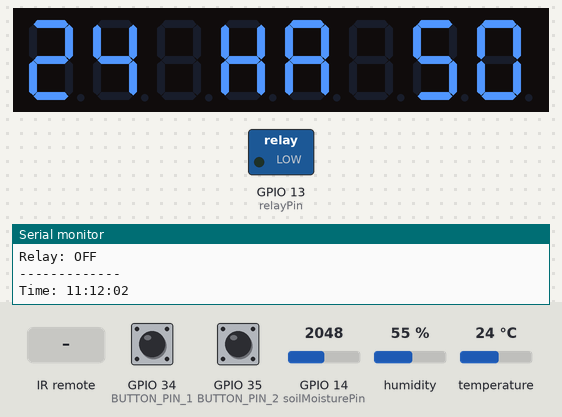
The sketch below on a simulated ESP32. Parts: 8-digit seven-segment display, switched loads named in the sketch (green lamp = pin HIGH), the last lines printed to the serial monitor. Inputs (shaded band) come from the test bench; at power-on: GPIO 35 (BUTTON_PIN_2) HIGH, GPIO 14 (soilMoisturePin) = 2048, GPIO 34 (BUTTON_PIN_1) HIGH, humidity 55 %, temperature 24 °C. EEPROM starts erased.

Above: at 3.2 s.
3.3 s: GPIO 35 (BUTTON_PIN_2) pulled LOW for 0.15 s
At 4.2 s:
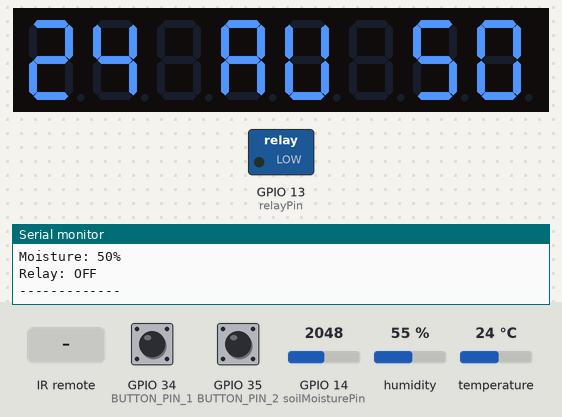
4.9 s: infrared code 0xB946FF00 received
At 5.6 s:
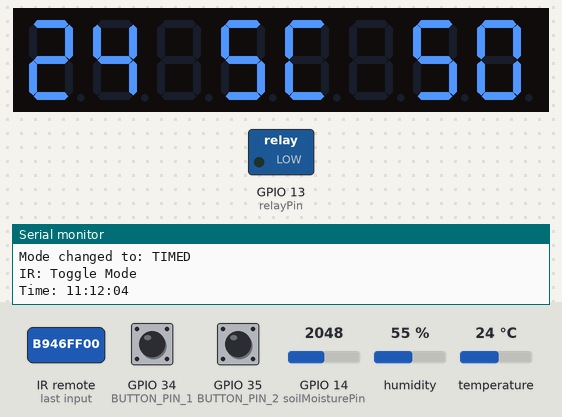
6.4 s: GPIO 14 (soilMoisturePin) set to 43
At 7.6 s:
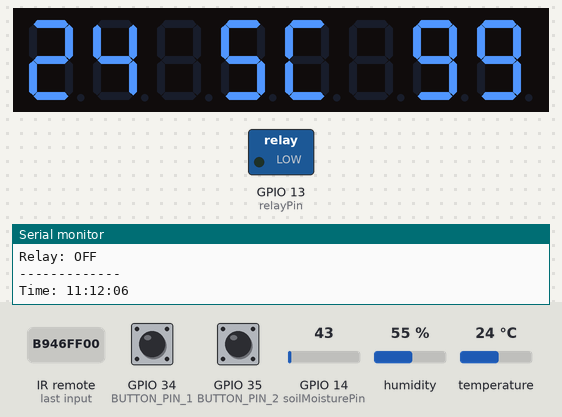
7.9 s: GPIO 14 (soilMoisturePin) set to 37
At 9.1 s:
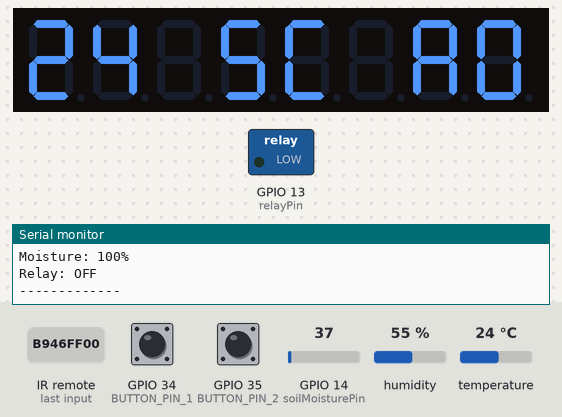
9.4 s: GPIO 35 (BUTTON_PIN_2) pulled LOW for 1 s
At 10.5 s:
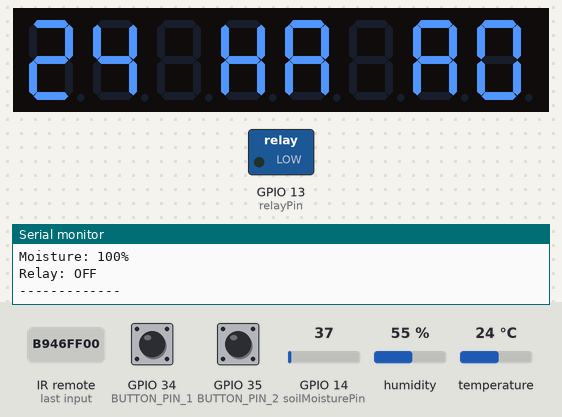
11.9 s: GPIO 35 (BUTTON_PIN_2) pulled LOW for 0.15 s
At 12.7 s:
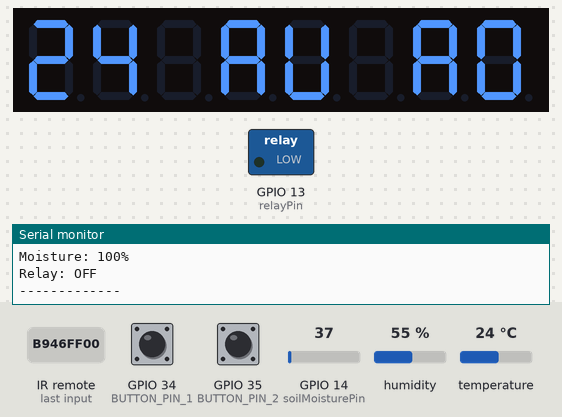
Timing chart, 0 to 14.5 s (numbered marks = the images above; inputs shaded):
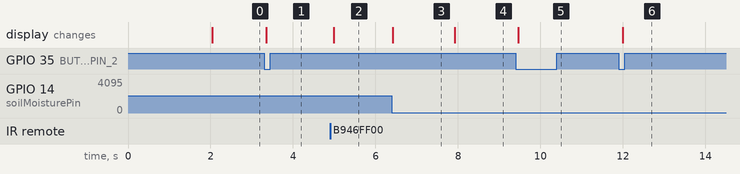

The sketch:

Doan1.ino
```cpp
#include <LedControl.h>
#include <IRremote.hpp>  // Sử dụng .hpp cho phiên bản mới
#include <DHT.h>
#include <EEPROM.h>

// Định nghĩa chân kết nối với module MAX7219
const int DATA_IN = 23;    // Chân DIN
const int LOAD = 18;       // Chân LOAD
const int CLK = 15;        // Chân CLK

// Định nghĩa số lượng module LED 7 đoạn
const int NUM_DEVICES = 1;  // Sử dụng một module LED 7 đoạn với 8 LED

// Khởi tạo đối tượng LedControl (DATA_IN, LOAD, CLK, số lượng module)
LedControl lc = LedControl(DATA_IN, CLK, LOAD, NUM_DEVICES);

// Định nghĩa chân cảm biến độ ẩm đất
const int soilMoisturePin = 14; // ESP32 chân ADC (chân D34)

// Định nghĩa chân điều khiển relay
const int relayPin = 13;  // Chân D13 của ESP32 điều khiển relay

// Khai báo IR Receiver
const int recv_pin = 4;  // Chân ESP32 kết nối với IR receiver
IRrecv irrecv(recv_pin);
decode_results results;

// Định nghĩa cảm biến DHT11
#define DHTPIN 5       // Chân của DHT11
#define DHTTYPE DHT11  // Định nghĩa loại cảm biến là DHT11
DHT dht(DHTPIN, DHTTYPE);  // Khởi tạo đối tượng DHT

// Các chế độ
enum Mode { MANUAL, AUTOMATIC, TIMED };
Mode currentMode = MANUAL;  // Mặc định là chế độ thủ công

unsigned long lastDebounceTime = 0;
unsigned long debounceDelay = 200;  // Tăng thời gian debounce lên 200ms
bool relayStatus = false; // Trạng thái của relay (máy bơm)

// Định nghĩa chân nút nhấn
const int BUTTON_PIN_1 = 34;  // Nút nhấn bật/tắt relay
const int BUTTON_PIN_2 = 35;  // Nút nhấn đổi chế độ

// Biến theo dõi trạng thái đã thay đổi
Mode previousMode = MANUAL;
bool previousRelayStatus = false;
int previousMoisture = -1;  // Thêm biến theo dõi độ ẩm trước đó
int previousTemperature = -1;  // Biến theo dõi nhiệt độ trước đó
bool previousButton1State = HIGH;
bool previousButton2State = HIGH;

// Biến thời gian để kiểm soát việc in và cập nhật display
unsigned long lastPrintTime = 0;
unsigned long lastDisplayUpdate = 0;
const unsigned long printInterval = 2000;  // In thông tin mỗi 2 giây
const unsigned long displayUpdateInterval = 500; // Cập nhật display mỗi 500ms

// Các biến cho đồng hồ phần mềm
unsigned long previousMillis = 0; // Để theo dõi thời gian đã trôi qua
unsigned long interval = 1000;    // Mỗi giây (1000 ms)
int currentHour = 11;             // Giờ bắt đầu (ví dụ 10h AM)
int currentMinute = 46;            // Phút bắt đầu
int currentSecond = 0;            // Giây bắt đầu

// Thời gian giới hạn 60 phút
unsigned long demoDuration = 3600000; // 60 phút (3600000 ms)
unsigned long demoStartTime = 0;

void setup() {
  Serial.begin(115200);
  delay(2000);  // Đợi Serial khởi động

  // Khởi tạo EEPROM
  EEPROM.begin(512);  // Kích thước EEPROM, có thể thay đổi tùy theo nhu cầu

  // Đọc thời gian từ EEPROM
  currentHour = EEPROM.read(0);    // Đọc giờ từ EEPROM
  currentMinute = EEPROM.read(1);  // Đọc phút từ EEPROM
  currentSecond = EEPROM.read(2);  // Đọc giây từ EEPROM

  // Nếu thời gian chưa được lưu (ví dụ lần đầu chạy), sử dụng giá trị mặc định
  if (currentHour == 255) currentHour =11;  // Giá trị mặc định 15 (3 PM)
  if (currentMinute == 255) currentMinute = 12;
  if (currentSecond == 255) currentSecond = 0;

  Serial.print("Time loaded from EEPROM: ");
  Serial.print(currentHour);
  Serial.print(":");
  Serial.print(currentMinute);
  Serial.print(":");
  Serial.println(currentSecond);

  Serial.println("=== ESP32 Irrigation System Starting ===");

  // Khởi tạo IR receiver
  IrReceiver.begin(recv_pin, false);  // false = tắt LED feedback
  Serial.println("IR Receiver initialized");

  // Khởi tạo các module LedControl
  lc.shutdown(0, false);  // Bật module LED
  lc.setIntensity(0, 8);   // Cài đặt độ sáng (0-15)
  lc.clearDisplay(0);      // Xóa màn hình
  Serial.println("LED Control initialized");

  // Khởi tạo relay
  pinMode(relayPin, OUTPUT);
  digitalWrite(relayPin, LOW);  // Tắt relay (máy bơm)
  Serial.println("Relay initialized - OFF");

  // Khởi tạo DHT11
  dht.begin();

  // Khởi tạo nút nhấn
  pinMode(BUTTON_PIN_1, INPUT_PULLUP);  // Nút nhấn bật/tắt relay
  pinMode(BUTTON_PIN_2, INPUT_PULLUP);  // Nút nhấn đổi chế độ
  Serial.println("Buttons initialized");

  Serial.println("System ready!");
  Serial.println("=====================================");

  // Lưu thời gian bắt đầu demo
  demoStartTime = millis();

  // Hiển thị ban đầu
  updateDisplay();
}

void loop() {
  unsigned long currentMillis = millis();  // Lấy thời gian hiện tại (milisecond từ khi khởi động)

  // Kiểm tra nếu đã vượt quá 60 phút
  if (currentMillis - demoStartTime >= demoDuration) {
    Serial.println("Demo time is over (60 minutes)");
    // Bạn có thể dừng hệ thống hoặc thực hiện hành động khác khi hết thời gian demo
    return; // Dừng lại sau khi 60 phút
  }

  // Kiểm tra tín hiệu từ remote IR
  if (IrReceiver.decode()) {
    uint32_t decCode = IrReceiver.decodedIRData.decodedRawData;

    // Chỉ xử lý nếu không phải tín hiệu repeat
    if (!(IrReceiver.decodedIRData.flags & IRDATA_FLAGS_IS_REPEAT)) {
      Serial.print("IR Code received: 0x");
      Serial.println(decCode, HEX);

      // Kiểm tra mã của các nút từ remote để bật/tắt relay và đổi chế độ
      if (decCode == 0xBA45FF00) { // Mã nút để bật/tắt relay
        toggleRelay();
        Serial.println("IR: Toggle Relay");
      }
      else if (decCode == 0xB946FF00) { // Mã nút để đổi chế độ
        toggleMode();
        Serial.println("IR: Toggle Mode");
      }
    }
    IrReceiver.resume();
  }

  // Kiểm tra nút nhấn với debounce
  checkButtons();

  // Đọc giá trị từ cảm biến DHT11 (Nhiệt độ và độ ẩm)
  float temperature = dht.readTemperature();  // Đọc nhiệt độ
  // Đọc giá trị từ cảm biến độ ẩm đất
  int sensorValue = analogRead(soilMoisturePin);
  float moisturePercentage = map(sensorValue, 0, 4095, 0, 100);
  float actualMoisture = 100.0 - moisturePercentage;
  int moistureInt = round(actualMoisture);
  int tempInt = round(temperature);

  // Cập nhật đồng hồ phần mềm mỗi giây
  if (currentMillis - previousMillis >= interval) {
    previousMillis = currentMillis;  // Đặt lại thời gian bắt đầu cho lần sau

    // Cập nhật giây
    currentSecond++;
    if (currentSecond >= 60) {
      currentSecond = 0;
      currentMinute++;  // Tăng phút
    }
    if (currentMinute >= 60) {
      currentMinute = 0;
      currentHour++;  // Tăng giờ
    }
    if (currentHour >= 24) {
      currentHour = 0;  // Quay lại 0 giờ (đồng hồ 24h)
    }

    // In thời gian ra Serial Monitor
    Serial.print("Time: ");
    if (currentHour < 10) Serial.print("0");  // Hiển thị 2 chữ số
    Serial.print(currentHour);
    Serial.print(":");
    if (currentMinute < 10) Serial.print("0");  // Hiển thị 2 chữ số
    Serial.print(currentMinute);
    Serial.print(":");
    if (currentSecond < 10) Serial.print("0");  // Hiển thị 2 chữ số
    Serial.println(currentSecond);
  }

  // Ghi thời gian vào EEPROM mỗi phút (giảm tần suất ghi)
  if (currentMillis - previousMillis >= 60000) {  // Mỗi phút ghi lại
    EEPROM.write(0, currentHour);    // Ghi giờ vào EEPROM
    EEPROM.write(1, currentMinute);  // Ghi phút vào EEPROM
    EEPROM.write(2, currentSecond);  // Ghi giây vào EEPROM
    EEPROM.commit();  // Lưu vào EEPROM
    Serial.println("Time saved to EEPROM.");
  }

  // Kiểm tra chế độ và điều khiển relay
  if (currentMode == AUTOMATIC) {
    bool shouldTurnOn = (actualMoisture < 20 || temperature > 40);  // Nếu độ ẩm dưới ngưỡng 30% hoặc nhiệt độ trên 40°C

    if (shouldTurnOn && !relayStatus) {
      digitalWrite(relayPin, HIGH);  // Bật relay (máy bơm)
      relayStatus = true;
      Serial.println("AUTO: Relay ON - Soil too dry or Temperature high");
    }
    else if (!shouldTurnOn && relayStatus) {
      digitalWrite(relayPin, LOW);  // Tắt relay (máy bơm)
      relayStatus = false;
      Serial.println("AUTO: Relay OFF - Soil moisture OK or Temperature OK");
    }
  }

  // Kiểm tra chế độ MODE 3 (Tưới cây theo lịch - từ 16h đến 17h)
  if (currentMode == TIMED) {
    checkScheduledWatering();  // Kiểm tra thời gian và điều khiển relay
  }

  // Cập nhật display chỉ khi cần thiết (để tránh nhấp nháy)
  if (millis() - lastDisplayUpdate > displayUpdateInterval ||
      currentMode != previousMode ||
      moistureInt != previousMoisture ||
      tempInt != previousTemperature ||
      relayStatus != previousRelayStatus) {

    updateDisplay(moistureInt, tempInt);

    // Lưu trạng thái hiện tại
    previousMode = currentMode;
    previousMoisture = moistureInt;
    previousTemperature = tempInt;
    previousRelayStatus = relayStatus;
    lastDisplayUpdate = millis();
  }

  // In thông tin tổng quan định kỳ
  if (millis() - lastPrintTime > printInterval) {
    printStatus(moistureInt);
    lastPrintTime = millis();
  }

  delay(100);  // Đợi một chút trước khi tiếp tục vòng lặp
}

// Hàm kiểm tra nút nhấn với debounce cải tiến
void checkButtons() {
  static unsigned long lastButton1Press = 0;
  static unsigned long lastButton2Press = 0;
  static bool button1Processed = false;
  static bool button2Processed = false;

  bool button1State = digitalRead(BUTTON_PIN_1);
  bool button2State = digitalRead(BUTTON_PIN_2);

  // Xử lý nút 1 (Toggle Relay)
  if (button1State == LOW && !button1Processed) {
    if (millis() - lastButton1Press > debounceDelay) {
      toggleRelay();
      button1Processed = true;
      lastButton1Press = millis();
    }
  } else if (button1State == HIGH) {
    button1Processed = false;
  }

  // Xử lý nút 2 (Toggle Mode)
  if (button2State == LOW && !button2Processed) {
    if (millis() - lastButton2Press > debounceDelay) {
      toggleMode();
      button2Processed = true;
      lastButton2Press = millis();
    }
  } else if (button2State == HIGH) {
    button2Processed = false;
  }
}

// Hàm điều khiển relay
void toggleRelay() {
  relayStatus = !relayStatus;
  digitalWrite(relayPin, relayStatus ? HIGH : LOW);
  Serial.print("Relay ");
  Serial.println(relayStatus ? "ON" : "OFF");
}

// Hàm thay đổi chế độ theo thứ tự: MANUAL -> AUTOMATIC -> TIMED -> MANUAL
void toggleMode() {
  // Đổi chế độ theo chu trình MANUAL -> AUTO -> TIMED
  if (currentMode == MANUAL) {
    currentMode = AUTOMATIC;
  }
  else if (currentMode == AUTOMATIC) {
    currentMode = TIMED;
  }
  else if (currentMode == TIMED) {
    currentMode = MANUAL;
  }

  Serial.print("Mode changed to: ");
  Serial.println(currentMode == MANUAL ? "MANUAL" : (currentMode == AUTOMATIC ? "AUTOMATIC" : "TIMED"));
}

// Hàm kiểm tra lịch tưới cây từ API
void checkScheduledWatering() {
  // Kiểm tra thời gian hiện tại và bật/tắt relay tương ứng
  if ((currentHour == 11 && currentMinute >= 20) || (currentHour == 12 && currentMinute < 20)) {  // Nếu trong khoảng thời gian từ 16h đến 17h
    if (!relayStatus) {
      digitalWrite(relayPin, HIGH);  // Bật relay (máy bơm)
      relayStatus = true;
      Serial.println("TIMED: Relay ON - Scheduled watering");
    }
  } else {
    if (relayStatus) {
      digitalWrite(relayPin, LOW);  // Tắt relay (máy bơm)
      relayStatus = false;
      Serial.println("TIMED: Relay OFF - Outside scheduled watering time");
    }
  }
}

// Hàm cập nhật toàn bộ display - GỌI DUY NHẤT MỘT LẦN
void updateDisplay() {
  float temperature = dht.readTemperature();
  int sensorValue = analogRead(soilMoisturePin);
  float moisturePercentage = map(sensorValue, 0, 4095, 0, 100);
  float actualMoisture = 100.0 - moisturePercentage;
  int moistureInt = round(actualMoisture);
  int tempInt = round(temperature);

  updateDisplay(moistureInt, tempInt);
}

void updateDisplay(int moistureInt, int tempInt) {
  // Xóa display trước khi cập nhật
  lc.clearDisplay(0);

  // Hiển thị chế độ (vị trí 4,3)
  displayMode(currentMode);

  // Hiển thị độ ẩm (vị trí 1,0)
  displayMoisture(moistureInt);

  // Hiển thị nhiệt độ (vị trí 7,6)
  displayTemperature(tempInt);

  // Không hiển thị trạng thái relay trên LED
}

// Hàm hiển thị chế độ lên module LED 7 đoạn
void displayMode(Mode mode) {
  if (mode == AUTOMATIC) {
    lc.setChar(0, 4, 'A', false);
    lc.setRow(0, 3, B00111110); // Hiển thị chữ "U"
  } else if (mode == TIMED) {
    lc.setChar(0, 4, '5', false);
    lc.setRow(0, 3, B01001110); // Chữ "C" - segments a,d,e,f (dp=0)
  } else if (mode == MANUAL) {
    lc.setChar(0, 4, 'H', false);
    lc.setChar(0, 3, 'A', false);
  }
}

// Hàm hiển thị độ ẩm lên module LED 7 đoạn
void displayMoisture(int moistureInt) {
  lc.setDigit(0, 1, moistureInt / 10, false);
  lc.setDigit(0, 0, moistureInt % 10, false);
}

// Hàm hiển thị nhiệt độ lên module LED 7 đoạn
void displayTemperature(int tempInt) {
  lc.setDigit(0, 7, tempInt / 10, false);
  lc.setDigit(0, 6, tempInt % 10, false);
}

// Hàm in trạng thái tổng quan
void printStatus(int moisture) {
  Serial.println("--- STATUS ---");
  Serial.print("Mode: ");
  Serial.println(currentMode == AUTOMATIC ? "AUTO" : (currentMode == MANUAL ? "MANUAL" : "TIMED"));
  Serial.print("Moisture: ");
  Serial.print(moisture);
  Serial.println("%");
  Serial.print("Relay: ");
  Serial.println(relayStatus ? "ON" : "OFF");
  Serial.println("-------------");
}
```

Measured:
- the behaviour switches between 41 and 40 on GPIO 14 (soilMoisturePin) (found by bisection; images 3 and 4)
- after the input at 3.3 s, the display: changes after 0.05 s (image 1)
- after the input at 4.9 s, the display: changes after 0.08 s (image 2)
- after the input at 6.4 s, the display: changes at once (image 3)
- after the input at 7.9 s, the display: changes at once (image 4)
- after the input at 9.4 s, the display: changes after 0.06 s (image 5)
- after the input at 11.9 s, the display: changes after 0.10 s (image 6)
